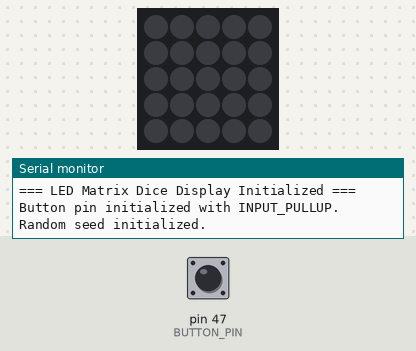
The sketch below on a simulated Arduino Mega 2560, built with avr-gcc and run on an emulated ATmega2560. Shown: 5×5 RGB LED matrix (first LED top left, wired row by row), the last lines printed to the serial monitor. The inputs (shaded band) are chosen by the test bench; at power-on: pin 47 (BUTTON_PIN) HIGH. Dim RGB values are drawn brighter than linear; random numbers use the default seed unless the sketch sets one.

Above: at 1.2 s.
1.3 s: pin 47 (BUTTON_PIN) pulled LOW for 0.15 s
At 3.6 s:
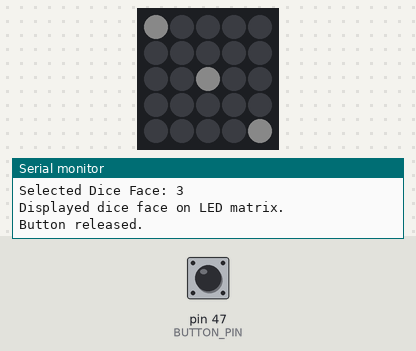
4.3 s: pin 47 (BUTTON_PIN) pulled LOW for 1 s
At 4.51 s:
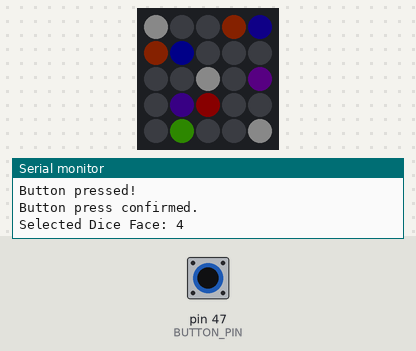
7.3 s: pin 47 (BUTTON_PIN) pulled LOW for 0.15 s
At 7.51 s:
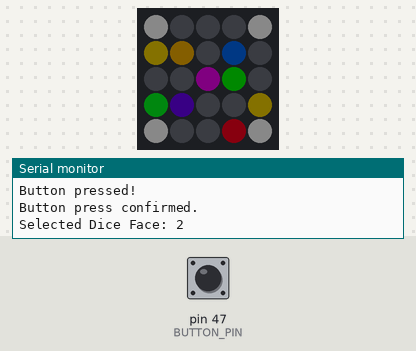
10.3 s: pin 47 (BUTTON_PIN) pulled LOW for 3.2 s
At 10.5 s:
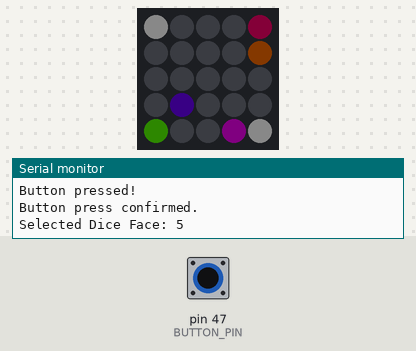
15.0 s: pin 47 (BUTTON_PIN) pulled LOW for 0.15 s
At 15.21 s:
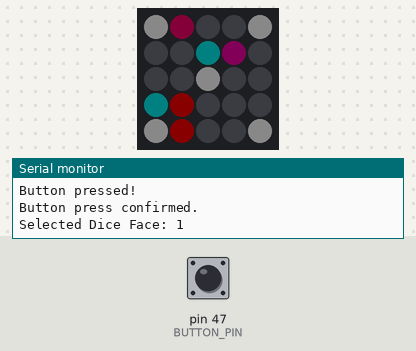
18.0 s: pin 47 (BUTTON_PIN) pulled LOW for 1 s
At 18.52 s:
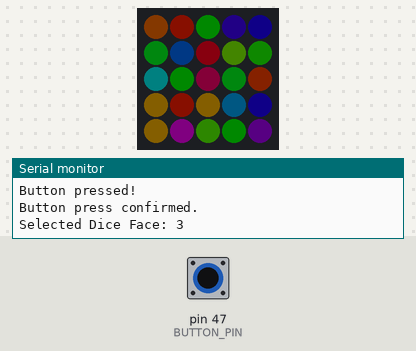

The sketch:

Dice_LEDMatrix.ino
```cpp
#include <FastLED.h>

// Configuration
#define LED_PIN          5
#define BUTTON_PIN       47  // Button connected to Pin 8
#define COLOR_ORDER      GRB
#define CHIPSET          WS2811
#define BRIGHTNESS       10

// Matrix dimensions
const uint8_t kMatrixWidth = 5;
const uint8_t kMatrixHeight = 5;

// Number of LEDs
#define NUM_LEDS (kMatrixWidth * kMatrixHeight)
CRGB leds[NUM_LEDS];

// Function to map XY coordinates to LED index
uint16_t XY(uint8_t x, uint8_t y) {
  // Simple row-major order mapping
  return (y * kMatrixWidth) + x;
}

// Define Dice Faces (5x5 grid)
const bool diceFaces[6][5][5] = {
  // Face 1
  {
    {false, false, false, false, false},
    {false, false, false, false, false},
    {false, false, true,  false, false},
    {false, false, false, false, false},
    {false, false, false, false, false}
  },
  // Face 2
  {
    {true,  false, false, false, false },
    {false, false, false, false, false},
    {false, false, false, false, false},
    {false, false, false, false, false},
    {false,  false, false, false, true }
  },
  // Face 3
  {
    {true,  false, false, false, false },
    {false, false, false, false, false},
    {false, false, true,  false, false},
    {false, false, false, false, false},
    {false,  false, false, false, true }
  },
  // Face 4
  {
    {true,  false, false,  false, true },
    {false, false, false, false, false},
    {false,  false, false,  false, false },
    {false, false, false, false, false},
    {true,  false, false,  false, true }
  },
  // Face 5
  {
    {true,  false, false,  false, true },
    {false, false, false, false, false},
    {false,  false, true,  false, false },
    {false, false, false, false, false},
    {true,  false, false,  false, true }
  },
  // Face 6
  {
    {true,  false, true,  false, true },
    {false,  false, false,  false, false },
    {false,  false, false,  false, false },
    {false,  false, false,  false, false },
    {true,  false, true,  false, true }
  }
};

// Function to display a specific dice face
void displayDiceFace(int faceIndex) {
  // Clear all LEDs
  FastLED.clear();

  // Calculate starting positions to center the 5x5 dice face
  int startX = (kMatrixWidth - 5) / 2;
  int startY = (kMatrixHeight - 5) / 2;

  // Light up LEDs based on the dice face pattern
  for(int y = 0; y < 5; y++) {
    for(int x = 0; x < 5; x++) {
      if(diceFaces[faceIndex][y][x]) {
        leds[XY(startX + x, startY + y)] = CRGB::White; // Set to white color
      }
    }
  }

  // Update the LED matrix
  FastLED.show();
}

// Function to perform the sparkle and transition to dice face
void sparkleAndDisplayDice(int faceIndex) {
  const int sparkleDuration = 1500; // Total duration of sparkle effect in ms
  const int sparkleInterval = 1;   // Initial interval between sparkles in ms
  unsigned long startTime = millis();
  int currentInterval = sparkleInterval;

  // Sparkle Phase: Randomly light up LEDs with decreasing speed
  while (millis() - startTime < sparkleDuration) {
    int sparkleCount = random(5, 15); // Number of LEDs to sparkle each interval

    for(int i = 0; i < sparkleCount; i++) {
      int x = random(0, kMatrixWidth);
      int y = random(0, kMatrixHeight);
      leds[XY(x, y)] = CHSV(random(0, 256), 255, 255); // Random color
    }

    FastLED.show();
    delay(currentInterval);

    // Gradually increase the interval to slow down sparkles
    if(currentInterval < 200) { // Max interval of 500ms
      currentInterval += 1;
    }
  }

  // Fade Out Phase: Gradually turn off LEDs
  for(int brightness = 255; brightness >= 0; brightness -= 5) {
    for(int i = 0; i < NUM_LEDS; i++) {
      leds[i].fadeToBlackBy(15); // Fade each LED
    }
    FastLED.show();
    delay(1);
  }

  // Display the dice face smoothly
  displayDiceFace(faceIndex);
}

void setup() {
  // Initialize Serial Communication for Debugging
  Serial.begin(9600);
  Serial.println("=== LED Matrix Dice Display Initialized ===");

  // Initialize FastLED
  FastLED.addLeds<CHIPSET, LED_PIN, COLOR_ORDER>(leds, NUM_LEDS).setCorrection(TypicalSMD5050);
  FastLED.setBrightness(BRIGHTNESS);

  // Initialize Button Pin
  pinMode(BUTTON_PIN, INPUT_PULLUP); // Use internal pull-up resistor
  Serial.println("Button pin initialized with INPUT_PULLUP.");

  // Seed the random number generator
  randomSeed(analogRead(A0)); // Use an unconnected analog pin for randomness
  Serial.println("Random seed initialized.");
}

void loop() {
  // Check if the button is pressed (active LOW)
  if (digitalRead(BUTTON_PIN) == LOW) {
    Serial.println("Button pressed!");

    // Simple debounce: wait for 50ms and check again
    delay(50);
    if (digitalRead(BUTTON_PIN) == LOW) {
      Serial.println("Button press confirmed.");

      // Select a random dice face (0 to 5)
      int randomFace = random(0, 6);
      Serial.print("Selected Dice Face: ");
      Serial.println(randomFace + 1); // Display 1-6 instead of 0-5

      // Perform sparkle animation and display the selected dice face
      sparkleAndDisplayDice(randomFace);
      Serial.println("Displayed dice face on LED matrix.");


      // Wait until the button is released
      while(digitalRead(BUTTON_PIN) == LOW) {
        delay(10); // Small delay to avoid busy-waiting
      }

      Serial.println("Button released.");
    } else {
      Serial.println("Button press ignored (debounce).");
    }
  }
}
```

Measured:
- after the input at 1.3 s, the LEDs: first change after 0.06 s (image 1 shows a later state)
- after the input at 4.3 s, the LEDs: change after 0.05 s (image 2)
- after the input at 7.3 s, the LEDs: change after 0.06 s (image 3)
- after the input at 10.3 s, the LEDs: change after 0.05 s (image 4)
- after the input at 15.0 s, the LEDs: change after 0.05 s (image 5)
- after the input at 18.0 s, the LEDs: first change after 0.05 s (image 6 shows a later state)
